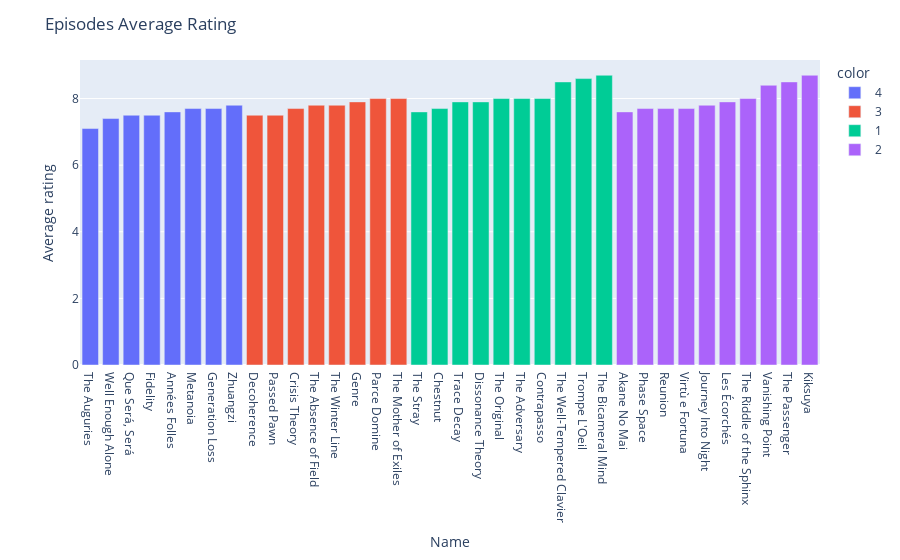

Notebook cell for this chart:
### Code cell
# PLotting graph to show episodes name
sorting_ar = api_df.sort_values("Average rating")
fig2 = px.bar(data_frame=sorting_ar,
              x="Name",
              y="Average rating",
              color=sorting_ar["Season"].astype(str)
              )
fig2.update_layout(title="Episodes Average Rating")
fig2.show()

### Figure 1 — Plotly figure (JSON) as saved in the notebook; plotly's stock layout.template omitted (floating-point values rounded to 4 significant figures)
{"data": [{"alignmentgroup": "True", "hovertemplate": "color=4<br>Name=%{x}<br>Average rating=%{y}<extra></extra>", "legendgroup": "4", "marker": {"color": "#636efa", "pattern": {"shape": ""}}, "name": "4", "offsetgroup": "4", "orientation": "v", "showlegend": true, "textposition": "auto", "type": "bar", "x": ["The Auguries", "Well Enough Alone", "Que Será, Será", "Fidelity", "Années Folles", "Metanoia", "Generation Loss", "Zhuangzi"], "xaxis": "x", "y": [7.1, 7.4, 7.5, 7.5, 7.6, 7.7, 7.7, 7.8], "yaxis": "y"}, {"alignmentgroup": "True", "hovertemplate": "color=3<br>Name=%{x}<br>Average rating=%{y}<extra></extra>", "legendgroup": "3", "marker": {"color": "#EF553B", "pattern": {"shape": ""}}, "name": "3", "offsetgroup": "3", "orientation": "v", "showlegend": true, "textposition": "auto", "type": "bar", "x": ["Decoherence", "Passed Pawn", "Crisis Theory", "The Absence of Field", "The Winter Line", "Genre", "Parce Domine", "The Mother of Exiles"], "xaxis": "x", "y": [7.5, 7.5, 7.7, 7.8, 7.8, 7.9, 8, 8], "yaxis": "y"}, {"alignmentgroup": "True", "hovertemplate": "color=1<br>Name=%{x}<br>Average rating=%{y}<extra></extra>", "legendgroup": "1", "marker": {"color": "#00cc96", "pattern": {"shape": ""}}, "name": "1", "offsetgroup": "1", "orientation": "v", "showlegend": true, "textposition": "auto", "type": "bar", "x": ["The Stray", "Chestnut", "Trace Decay", "Dissonance Theory", "The Original", "The Adversary", "Contrapasso", "The Well-Tempered Clavier", "Trompe L'Oeil", "The Bicameral Mind"], "xaxis": "x", "y": [7.6, 7.7, 7.9, 7.9, 8, 8, 8, 8.5, 8.6, 8.7], "yaxis": "y"}, {"alignmentgroup": "True", "hovertemplate": "color=2<br>Name=%{x}<br>Average rating=%{y}<extra></extra>", "legendgroup": "2", "marker": {"color": "#ab63fa", "pattern": {"shape": ""}}, "name": "2", "offsetgroup": "2", "orientation": "v", "showlegend": true, "textposition": "auto", "type": "bar", "x": ["Akane No Mai", "Phase Space", "Reunion", "Virtù e Fortuna", "Journey Into Night", "Les Écorchés", "The Riddle of the Sphinx", "Vanishing Point", "The Passenger", "Kiksuya"], "xaxis": "x", "y": [7.6, 7.7, 7.7, 7.7, 7.8, 7.9, 8, 8.4, 8.5, 8.7], "yaxis": "y"}], "layout": {"barmode": "relative", "legend": {"title": {"text": "color"}, "tracegroupgap": 0}, "margin": {"t": 60}, "title": {"text": "Episodes Average Rating"}, "xaxis": {"anchor": "y", "domain": [0, 1], "title": {"text": "Name"}}, "yaxis": {"anchor": "x", "domain": [0, 1], "title": {"text": "Average rating"}}}}
